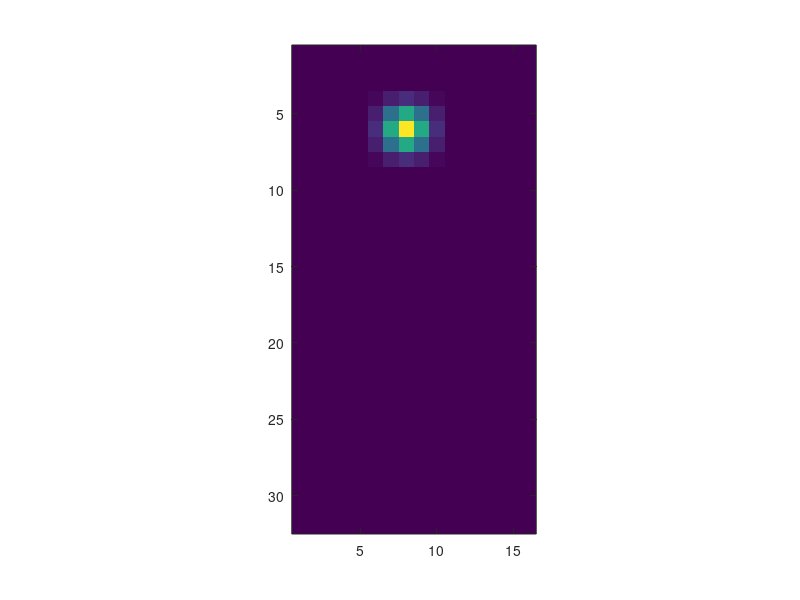
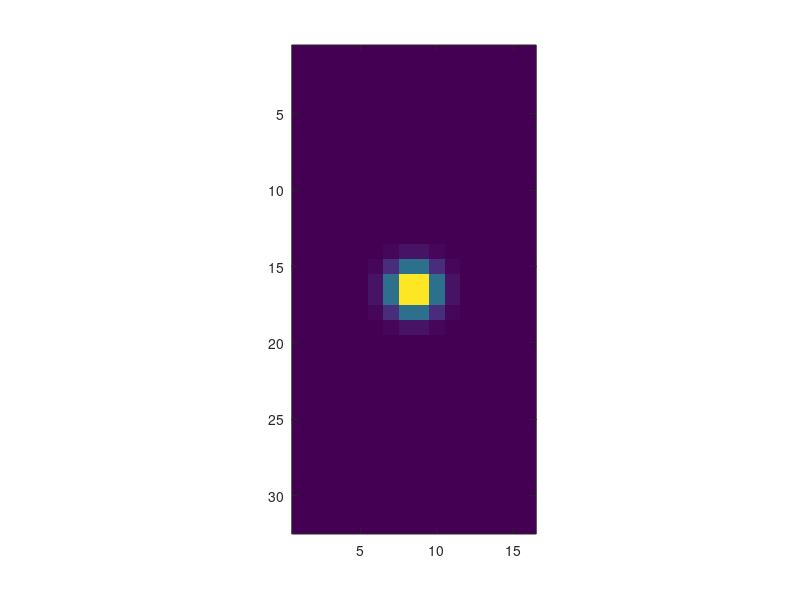

Write MATLAB code to recreate these figures, in order.
clc;clear; close all;


sigma = 1;

%% test create 2d gaussian
[X,Y] = meshgrid(1:16,1:32);
keypoint.x = 8;
keypoint.y = 6;

kernel1 = (1/(sigma*sqrt(2*pi))) * exp(-((X-keypoint.x).^2 + (Y-keypoint.y).^2) / (2*sigma^2));
kernel1 = kernel1/max(kernel1(:));
figure(1); imagesc(kernel1); axis image;


%% generate using fspecial
h = fspecial('gaussian', [32,16], sigma);
h = h/max(h(:));
figure(2);imagesc(h); axis image;
